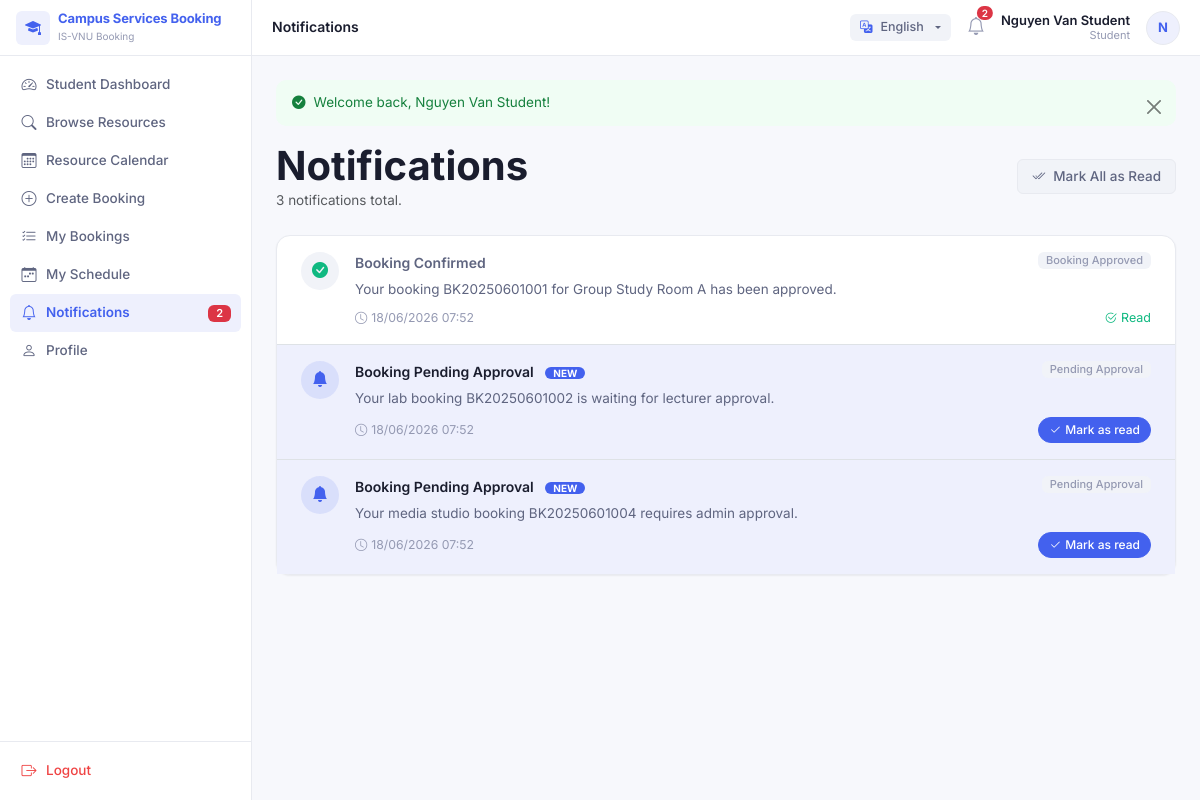
/index.php?page=notifications (signed in), run on the app's committed database.
### tables this page shows
CREATE TABLE notifications (
  id INT UNSIGNED AUTO_INCREMENT PRIMARY KEY,
  user_id INT UNSIGNED NOT NULL,
  booking_id INT UNSIGNED DEFAULT NULL,
  title VARCHAR(150) NOT NULL,
  message TEXT NOT NULL,
  type ENUM('booking_created','booking_approved','booking_rejected','booking_cancelled','pending_approval','resource_maintenance','schedule_changed','system') NOT NULL,
  is_read TINYINT(1) NOT NULL DEFAULT 0,
  created_at TIMESTAMP DEFAULT CURRENT_TIMESTAMP,
  FOREIGN KEY (user_id) REFERENCES users(id) ON DELETE CASCADE,
  FOREIGN KEY (booking_id) REFERENCES bookings(id) ON DELETE SET NULL,
  INDEX idx_notifications_user (user_id)
);

### app/views/notifications/index.php (the view, shortened to what the rows shown need)
<div class="d-flex align-items-center justify-content-between mb-4 flex-wrap gap-2">
  <div>
    <h1 class="fw-bold mb-0">Notifications</h1>
  </div>
</div>
<?php if (empty($notifications)): ?>
<div class="card">
  <div class="card-body text-center py-5">
    <i class="bi bi-bell-slash d-block mb-3" style="font-size:3rem;color:var(--text-muted)"></i>
    <p class="fw-semibold mb-1" style="color:var(--text-sub)">All caught up!</p>
    <p class="text-muted mb-0" style="font-size:13.5px">You have no notifications at this time.</p>
  </div>
</div>
<?php else: ?>
<div class="card">
  <?php foreach ($notifications as $i => $n):
    $isUnread = !$n['is_read'];
    $typeIcon = match ($n['type'] ?? '') {
        'booking_approved' => ['icon' => 'bi-check-circle-fill', 'color' => '#10b981'],
        'booking_rejected' => ['icon' => 'bi-x-circle-fill',     'color' => '#ef4444'],
        'booking_pending'  => ['icon' => 'bi-hourglass-split',   'color' => '#f59e0b'],
        'booking_cancelled'=> ['icon' => 'bi-slash-circle-fill', 'color' => '#9499b2'],
        default            => ['icon' => 'bi-bell-fill',         'color' => 'var(--primary)'],
    };
  ?>
  <div class="px-4 py-3 d-flex align-items-start gap-3 <?= $i > 0 ? 'border-top' : '' ?>"
       style="<?= $isUnread ? 'background:var(--primary-soft)' : '' ?>">
    <div class="flex-shrink-0 d-flex align-items-center justify-content-center rounded-circle"
         style="width:38px;height:38px;background:<?= $isUnread ? 'rgba(67,97,238,.12)' : 'var(--bg-muted)' ?>">
      <i class="bi <?= $typeIcon['icon'] ?>" style="font-size:16px;color:<?= $typeIcon['color'] ?>"></i>
    </div>
    <div class="flex-grow-1 min-w-0">
      <div class="d-flex align-items-start justify-content-between gap-2 flex-wrap">
        <div>
          <span class="fw-semibold" style="font-size:14px;color:<?= $isUnread ? 'var(--text-main)' : 'var(--text-sub)' ?>">
            <?= $isUnread ? '' : '' ?><?= e($n['title']) ?>
          </span>
          <?php if ($isUnread): ?>
          <span class="ms-2 rounded-pill px-2 py-0"
                style="background:var(--primary);color:#fff;font-size:10px;font-weight:700;vertical-align:middle">
            NEW
          </span>
          <?php endif; ?>
        </div>
        <span class="flex-shrink-0 badge"
              style="background:var(--bg-muted);color:var(--text-muted);font-weight:500">
          <?= e(ucwords(str_replace('_', ' ', $n['type'] ?? ''))) ?>
        </span>
      </div>
      <p class="mb-2 mt-1" style="font-size:13.5px;color:var(--text-sub)"><?= e($n['message']) ?></p>
      <div class="d-flex align-items-center justify-content-between gap-2">
        <small style="color:var(--text-muted)">
          <i class="bi bi-clock me-1"></i><?= format_datetime($n['created_at']) ?>
        </small>
        <?php if ($isUnread): ?>
        <form method="POST" action="<?= route_url('notifications', 'markRead', ['id' => $n['id']]) ?>">
          <button class="btn btn-sm btn-primary" style="font-size:12px;padding:3px 10px;border-radius:20px">
            <i class="bi bi-check2 me-1"></i>Mark as read
          </button>
        </form>
        <?php else: ?>
        <span style="font-size:12.5px;color:var(--success)">
          <i class="bi bi-check2-circle me-1"></i>Read
        </span>
        <?php endif; ?>
      </div>
    </div>
  </div>
  <?php endforeach; ?>
</div>
<?php endif; ?>

### app/views/layouts/sidebar.php (shortened to what the rows shown need)
<?php
$role = Auth::primaryRole();
$user = Auth::user();
$unreadNotifications = 0;
if ($user) {
    $unreadNotifications = (new NotificationRepository())->countUnread((int) $user['id']);
}
?>
<nav id="sidebar" class="sidebar">
  <ul class="nav flex-column sidebar-nav" id="sidebarNav">
    <?php
    $groupId = 0;
    $inGroup = false;
    foreach ($navItems as $item):
        if (isset($item['group'])):
            if ($inGroup) echo '</ul></li>';
            $groupId++;
            $gid = 'sidebarGroup' . $groupId;
            $isOpen = 'true';
            $collapseClass = 'show';
            $inGroup = true;
    ?>
        <li class="nav-item sidebar-group-item">
          <a class="sidebar-group-toggle text-decoration-none"
             href="#<?= $gid ?>" data-bs-toggle="collapse" aria-expanded="<?= $isOpen ?>">
            <span class="sidebar-group-label-text"><?= e(__($item['group'])) ?></span>
            <i class="bi bi-chevron-down sidebar-chevron"></i>
          </a>
          <ul class="nav flex-column collapse <?= $collapseClass ?>" id="<?= $gid ?>">
    <?php
        else:
            $active = is_active_nav($item['page'], $item['action']);
    ?>
        <li class="nav-item">
          <a class="nav-link sidebar-link <?= $active ? 'active' : '' ?>" href="<?= route_url($item['page'], $item['action']) ?>">
            <i class="bi <?= e($item['icon']) ?>"></i><?= e(__($item['label'])) ?>
            <?php if ($item['page'] === 'notifications' && $unreadNotifications > 0): ?>
              <span class="badge bg-danger ms-auto"><?= $unreadNotifications ?></span>
            <?php endif; ?>
          </a>
        </li>
    <?php
        endif;
    endforeach;
    ?>
  </ul>
</nav>

### app/views/layouts/topbar.php (shortened to what the rows shown need)
<?php
$user = Auth::user();
$unreadNotifications = 0;
if ($user) {
    $unreadNotifications = (new NotificationRepository())->countUnread((int) $user['id']);
}
?>
<header class="topbar">
  <div class="d-flex align-items-center gap-3">
    <a href="<?= route_url('notifications') ?>" class="position-relative text-decoration-none"
       style="color:var(--text-muted)" title="Notifications">
      <i class="bi bi-bell" style="font-size:18px"></i>
      <?php if ($unreadNotifications > 0): ?>
        <span class="position-absolute top-0 start-100 translate-middle badge rounded-pill bg-danger notification-badge">
          <?= $unreadNotifications ?>
        </span>
      <?php endif; ?>
    </a>
  </div>
</header>

### data on the page
notifications: user "2", title "Booking Confirmed", type "Booking Approved", message "Your booking BK20250601001 for Group Study Room A has been approved.", created_at "18/06/2026 07:52", is_read 1 (drawn)
notifications: title "Booking Pending Approval", is_read "NEW", type "Pending Approval", message "Your lab booking BK20250601002 is waiting for lecturer approval.", created_at "18/06/2026 07:52"
notifications: title "Booking Pending Approval", is_read "NEW", type "Pending Approval", message "Your media studio booking BK20250601004 requires admin approval.", created_at "18/06/2026 07:52"

### other printed values
$displayName "Campus Services Booking"
__($item['label']) "Student Dashboard"
__($item['label']) "Browse Resources"
__($item['label']) "Resource Calendar"
__($item['label']) "Create Booking"
__($item['label']) "My Bookings"
__($item['label']) "My Schedule"
__($item['label']) "Notifications"
__($item['label']) "Profile"
__('Logout') "Logout"
__($title ?? '') "Notifications"
$user['full_name'] "Nguyen Van Student"
__($role) "Student"
substr($user['full_name'] ?? 'U', 0, 1) "N"
$msg "Welcome back, Nguyen Van Student!"
